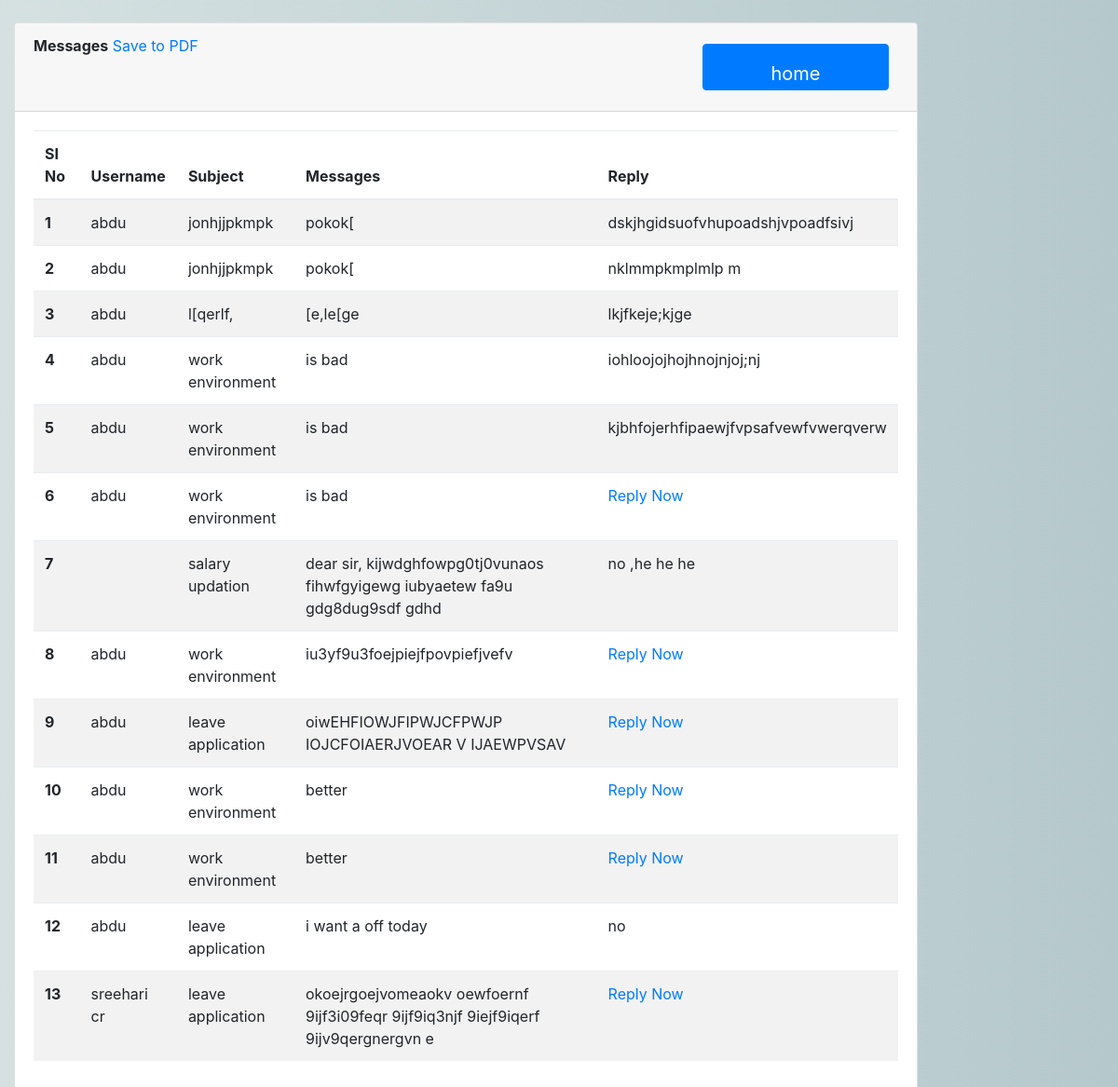
The app's page /Content_admin with its own data.
### app/models.py (models this page shows, shortened)
class Content(models.Model):
    user= models.ForeignKey(Login, on_delete=models.DO_NOTHING)
    subject = models.CharField(max_length=200)
    content = models.TextField()
    reply = models.TextField(null=True, blank=True)

class Login(AbstractUser):
	is_user=models.BooleanField(default=False)
	email=models.EmailField(max_length=255,unique=True)
	USERNAME_FIELD ='email'
	REQUIRED_FIELDS = ['username']

class Employee(models.Model):
	user = models.OneToOneField(Login, on_delete=models.CASCADE, related_name='user')
	id = models.CharField(primary_key=True, max_length=10)
	name=models.CharField(max_length=50)
	contact_number = models.CharField(max_length=50)
	date_of_birth = models.CharField(max_length=50)
	date_of_joining = models.CharField(max_length=50)
	department = models.CharField(max_length=50)
	designation = models.CharField(max_length=50)
	gender = models.CharField(max_length=50, choices=sex_choice)
	team = models.CharField(max_length=50)
	def __str__(self):
		return self.name

### app/views.py (the view)
# urls.py: path('Content_admin',views.Content_admin,name='Content_admin'),
def Content_admin(request):
    n = Content.objects.all()
    return render(request, 'admintemp/content.html', {'Content': n})

### app/templates/admintemp/content.html (shortened to what this page needs)
{% extends 'base.html' %}
{% block content %}
<div class="col-lg-10">
    <div class="card">
        <div class="card-header">
            <strong class="card-title"> Messages</strong>
            <a href="{% url 'generate_pdf3' %}">Save to PDF</a>
            <a class="btn btn-primary"  href="{% url 'index' %}" style="font-size: 20px; margin-bottom: 10px;float:right">home</a>
        </div>
        <div class="card-body">
            <table class="table table-striped">
                <thead>
                <tr>
                    <th scope="col">SI No</th>
                    <th scope="col">Username</th>
                    <th scope="col">Subject</th>
                    <th scope="col">Messages</th>
                    <th scope="col">Reply</th>
                </tr>
                </thead>
                <tbody>
                {% for n in Content %}
                <tr>
                    <th scope="row">{{forloop.counter}}</th>
                    <td>{{n.user.user}}</td>
                    <td>{{n.subject}}</td>
                    <td>{{n.content}}</td>
                    <td>
                        {% if n.reply == None %}
                        <a href="{% url 'reply_Content' n.id %}">Reply Now</a>
                        {% else %}
                        {{n.reply}}
                        {% endif %}
                    </td>
                </tr>
                {% endfor %}
                </tbody>
            </table>
        </div>
    </div>
</div>
{% endblock %}

### app/static/css/main.css (style rules this page uses)
body { background-image: -moz-linear-gradient(0deg, #d5e1e1 0%, #b5c8cc 100%); background-image: -webkit-linear-gradient(0deg, #d5e1e1 0%, #b5c8cc 100%); background-image: -ms-linear-gradient(0deg, #d5e1e1 0%, #b5c8cc 100%); }

### records on screen
Content: user.user "abdu", subject "jonhjjpkmpk", content "pokok[", reply "dskjhgidsuofvhupoadshjvpoadfsivj"
Content: user.user "abdu", subject "jonhjjpkmpk", content "pokok[", reply "nklmmpkmplmlp m"
Content: user.user "abdu", subject "l[qerlf,", content "[e,le[ge", reply "lkjfkeje;kjge"
Content: user.user "abdu", subject "work environment", content "is bad", reply "iohloojojhojhnojnjoj;nj"
Content: user.user "abdu", subject "work environment", content "is bad", reply "kjbhfojerhfipaewjfvpsafvewfvwerqverw"
Content: user.user "abdu", subject "work environment", content "is bad", shows "Reply Now"
Content: subject "salary updation", content "dear sir, kijwdghfowpg0tj0vunaos fihwfgyigewg iubyaetew fa9u gdg8dug9sdf gdhd", reply "no ,he he he"
Content: user.user "abdu", subject "work environment", content "iu3yf9u3foejpiejfpovpiefjvefv", shows "Reply Now"
Content: user.user "abdu", subject "leave application", content "oiwEHFIOWJFIPWJCFPWJP IOJCFOIAERJVOEAR V IJAEWPVSAV", shows "Reply Now"
Content: user.user "abdu", subject "work environment", content "better", shows "Reply Now"
Content: user.user "abdu", subject "work environment", content "better", shows "Reply Now"
Content: user.user "abdu", subject "leave application", content "i want a off today", reply "no"
Content: user.user "sreehari cr", subject "leave application", content "okoejrgoejvomeaokv oewfoernf 9ijf3i09feqr 9ijf9iq3njf 9iejf9iqerf 9ijv9qergnergvn e", shows "Reply Now"
